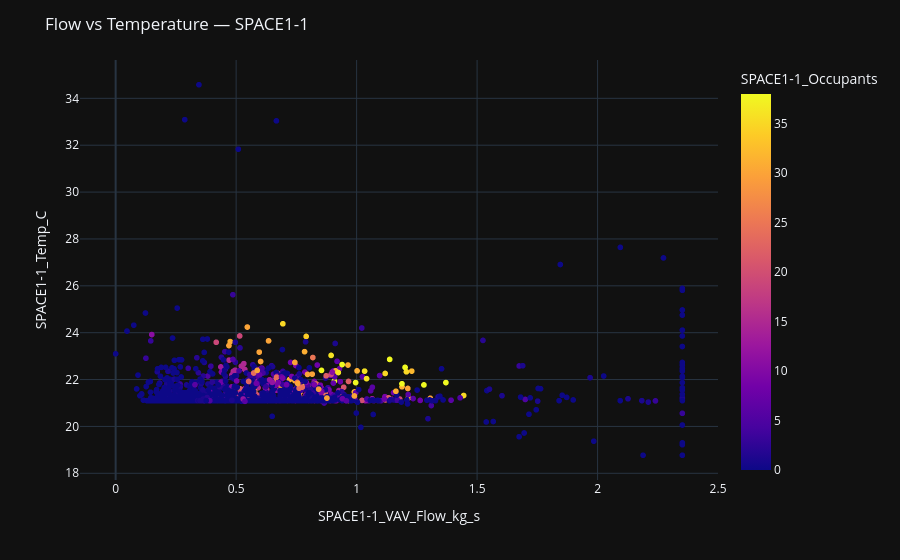

This figure's notebook cell:
### Code cell
# Flow vs Temperature scatter using DataPlotter
DataPlotter.scatter(
    df, x_col=f'{ZONE}_VAV_Flow_kg_s', y_col=f'{ZONE}_Temp_C',
    color_col=f'{ZONE}_Occupants',
    title=f'Flow vs Temperature — {ZONE}'
).show()

### Figure 1 — Plotly figure (JSON) as saved in the notebook; plotly's stock layout.template omitted (floating-point values rounded to 4 significant figures; data arrays with more than 128 entries replaced by an {"elided": "..."} marker saying what was removed)
{"data": [{"hovertemplate": "SPACE1-1_VAV_Flow_kg_s=%{x}<br>SPACE1-1_Temp_C=%{y}<br>SPACE1-1_Occupants=%{marker.color}<extra></extra>", "legendgroup": "", "marker": {"color": {"elided": "2880 int values"}, "coloraxis": "coloraxis", "symbol": "circle"}, "mode": "markers", "name": "", "showlegend": false, "type": "scattergl", "x": {"elided": "2880 float values"}, "xaxis": "x", "y": {"elided": "2880 float values"}, "yaxis": "y"}], "layout": {"coloraxis": {"colorbar": {"title": {"text": "SPACE1-1_Occupants"}}, "colorscale": [[0, "#0d0887"], [0.1111, "#46039f"], [0.2222, "#7201a8"], [0.3333, "#9c179e"], [0.4444, "#bd3786"], [0.5556, "#d8576b"], [0.6667, "#ed7953"], [0.7778, "#fb9f3a"], [0.8889, "#fdca26"], [1, "#f0f921"]]}, "legend": {"tracegroupgap": 0}, "margin": {"t": 60}, "title": {"text": "Flow vs Temperature — SPACE1-1"}, "xaxis": {"anchor": "y", "domain": [0, 1], "title": {"text": "SPACE1-1_VAV_Flow_kg_s"}}, "yaxis": {"anchor": "x", "domain": [0, 1], "title": {"text": "SPACE1-1_Temp_C"}}}}
